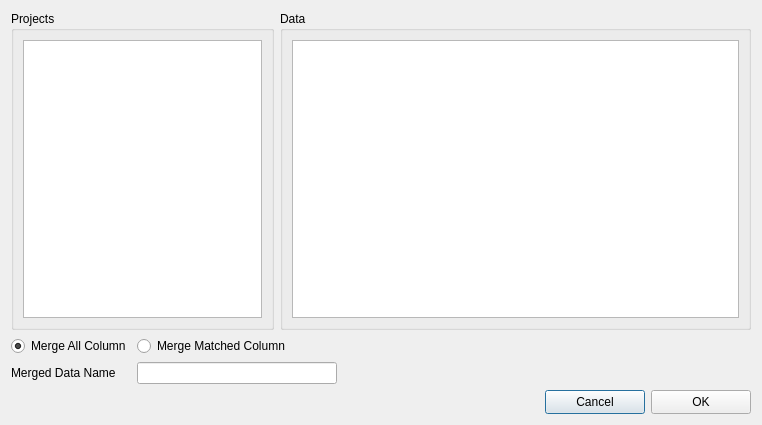
<?xml version="1.0" encoding="UTF-8"?>
<ui version="4.0">
 <class>MergeDataDialog</class>
 <widget class="QDialog" name="MergeDataDialog">
  <property name="geometry">
   <rect>
    <x>0</x>
    <y>0</y>
    <width>762</width>
    <height>425</height>
   </rect>
  </property>
  <property name="windowTitle">
   <string>Merge Data Dialog</string>
  </property>
  <layout class="QGridLayout" name="gridLayout_2">
   <item row="0" column="0" colspan="2">
    <widget class="QGroupBox" name="projectsGroupBox">
     <property name="title">
      <string>Projects</string>
     </property>
     <layout class="QGridLayout" name="gridLayout">
      <item row="0" column="0">
       <widget class="QListView" name="listView">
        <property name="editTriggers">
         <set>QAbstractItemView::NoEditTriggers</set>
        </property>
        <property name="selectionMode">
         <enum>QAbstractItemView::SingleSelection</enum>
        </property>
        <property name="selectionBehavior">
         <enum>QAbstractItemView::SelectRows</enum>
        </property>
       </widget>
      </item>
     </layout>
    </widget>
   </item>
   <item row="0" column="2" colspan="2">
    <widget class="QGroupBox" name="dataGroupBox">
     <property name="title">
      <string>Data</string>
     </property>
     <layout class="QGridLayout" name="gridLayout_3">
      <item row="0" column="0" colspan="2">
       <widget class="QListView" name="listView_2">
        <property name="editTriggers">
         <set>QAbstractItemView::NoEditTriggers</set>
        </property>
        <property name="selectionMode">
         <enum>QAbstractItemView::MultiSelection</enum>
        </property>
        <property name="selectionBehavior">
         <enum>QAbstractItemView::SelectRows</enum>
        </property>
       </widget>
      </item>
     </layout>
    </widget>
   </item>
   <item row="1" column="0">
    <widget class="QRadioButton" name="mergeallcol">
     <property name="text">
      <string>Merge All Column</string>
     </property>
     <property name="checked">
      <bool>true</bool>
     </property>
    </widget>
   </item>
   <item row="1" column="1" colspan="2">
    <widget class="QRadioButton" name="mergematchcol">
     <property name="text">
      <string>Merge Matched Column</string>
     </property>
    </widget>
   </item>
   <item row="1" column="3">
    <spacer name="horizontalSpacer">
     <property name="orientation">
      <enum>Qt::Horizontal</enum>
     </property>
     <property name="sizeHint" stdset="0">
      <size>
       <width>387</width>
       <height>20</height>
      </size>
     </property>
    </spacer>
   </item>
   <item row="2" column="0">
    <widget class="QLabel" name="label_4">
     <property name="text">
      <string>Merged Data Name</string>
     </property>
    </widget>
   </item>
   <item row="2" column="1" colspan="2">
    <widget class="QLineEdit" name="dataname">
     <property name="minimumSize">
      <size>
       <width>200</width>
       <height>20</height>
      </size>
     </property>
    </widget>
   </item>
   <item row="2" column="3">
    <spacer name="horizontalSpacer_2">
     <property name="orientation">
      <enum>Qt::Horizontal</enum>
     </property>
     <property name="sizeHint" stdset="0">
      <size>
       <width>448</width>
       <height>20</height>
      </size>
     </property>
    </spacer>
   </item>
   <item row="3" column="0" colspan="4">
    <layout class="QGridLayout" name="gridLayout_4">
     <item row="0" column="0">
      <spacer name="horizontalSpacer_3">
       <property name="orientation">
        <enum>Qt::Horizontal</enum>
       </property>
       <property name="sizeHint" stdset="0">
        <size>
         <width>86</width>
         <height>20</height>
        </size>
       </property>
      </spacer>
     </item>
     <item row="0" column="1">
      <widget class="QPushButton" name="cancelButton">
       <property name="minimumSize">
        <size>
         <width>100</width>
         <height>24</height>
        </size>
       </property>
       <property name="maximumSize">
        <size>
         <width>100</width>
         <height>24</height>
        </size>
       </property>
       <property name="text">
        <string>Cancel</string>
       </property>
      </widget>
     </item>
     <item row="0" column="2">
      <widget class="QPushButton" name="okButton">
       <property name="minimumSize">
        <size>
         <width>100</width>
         <height>24</height>
        </size>
       </property>
       <property name="maximumSize">
        <size>
         <width>100</width>
         <height>24</height>
        </size>
       </property>
       <property name="text">
        <string>OK</string>
       </property>
      </widget>
     </item>
    </layout>
   </item>
  </layout>
 </widget>
 <resources/>
 <connections/>
</ui>
